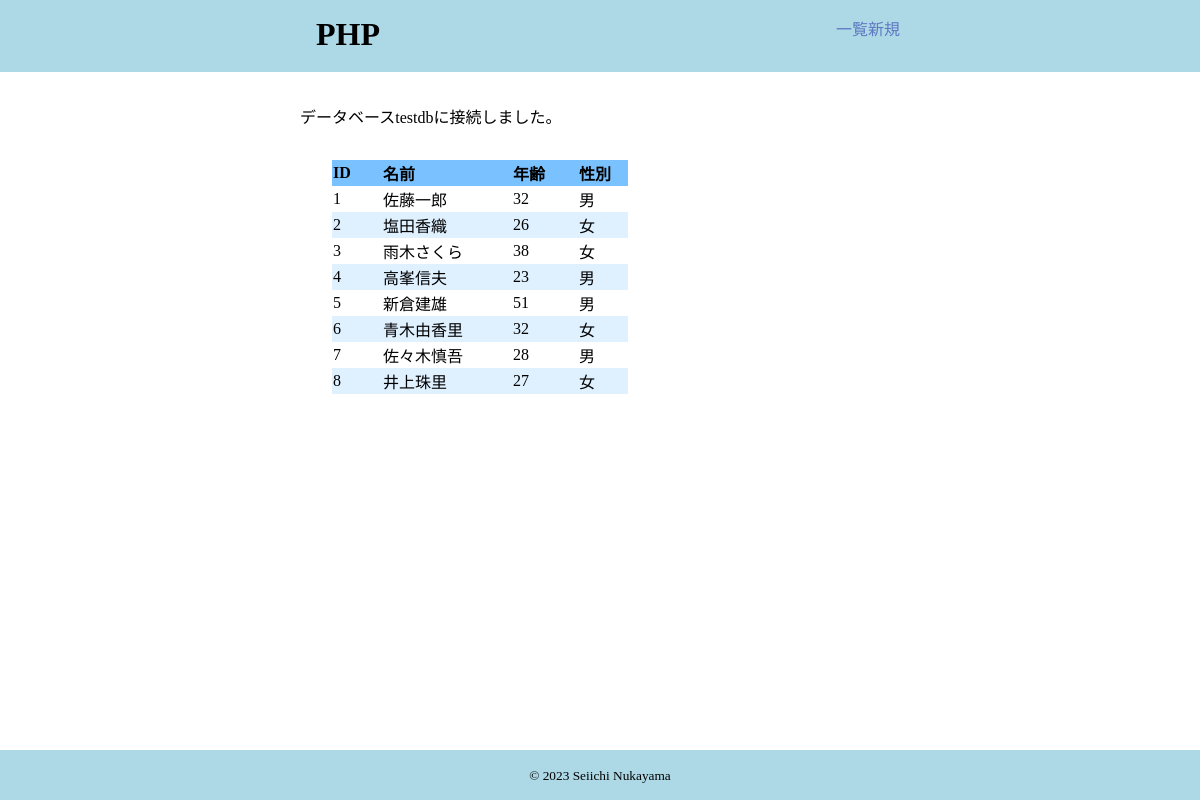
The app's page /chap13/sec13-2/select/index.php with its own data.
### tables this page shows
CREATE TABLE `member` (
  `id` int(10) UNSIGNED NOT NULL,
  `name` varchar(40) NOT NULL,
  `age` int(10) UNSIGNED DEFAULT NULL,
  `sex` varchar(2) NOT NULL DEFAULT '男'
);

### chap13/lib/util.php (called while the page is built, shortened)
<?php
function h(string $data)
{
  return htmlspecialchars($data, ENT_QUOTES, 'UTF-8');
}

### chap13/sec13-2/select/index.php (the view, shortened to what this page needs)
<?php
require_once('db_functions.php');
?>
<?php
  $result = find_all();
  ?>
  <table>
    <thead>
      <tr>
        <th>ID</th>
        <th>名前</th>
        <th>年齢</th>
        <th>性別</th>
      </tr>
    </thead>
    <tbody>
  <?php foreach ($result as $row): ?>
      <tr>
        <td><?= h($row['id']) ?></td>
        <td><?= h($row['name']) ?></td>
        <td><?= h($row['age']) ?></td>
        <td><?= h($row['sex']) ?></td>
      </tr>
  <?php endforeach; ?>
    </tbody>
  </table>

### chap13/css/style.css (style rules this page uses)
body, h1, h2, h3, p, ul, figure { margin: 0; }

### chap13/css/tablestyle.css (style rules this page uses)
table { margin: 2em; padding: 0; border-collapse: collapse; }
thead { background-color: #7ac2ff; text-align: left; }
tr * { padding: : 0.5em 1em 0.5em 1em; width: auto; text-align: left; }
tbody tr *:first-child { width: 3em; }
tbody tr *:nth-child(2) { width: 8em; }
tbody tr *:nth-child(3) { width: 4em; }
tbody tr *:nth-child(4) { width: 3em; }
tbody tr:nth-child(even) td { background-color: #dff0ff; }

### records on screen
member: id "1", name "佐藤一郎", age "32", sex "男"
member: id "2", name "塩田香織", age "26", sex "女"
member: id "3", name "雨木さくら", age "38", sex "女"
member: id "4", name "高峯信夫", age "23", sex "男"
member: id "5", name "新倉建雄", age "51", sex "男"
member: id "6", name "青木由香里", age "32", sex "女"
member: id "7", name "佐々木慎吾", age "28", sex "男"
member: id "8", name "井上珠里", age "27", sex "女"

### other values on screen
$h1 "PHP"
$dbname "testdb"
